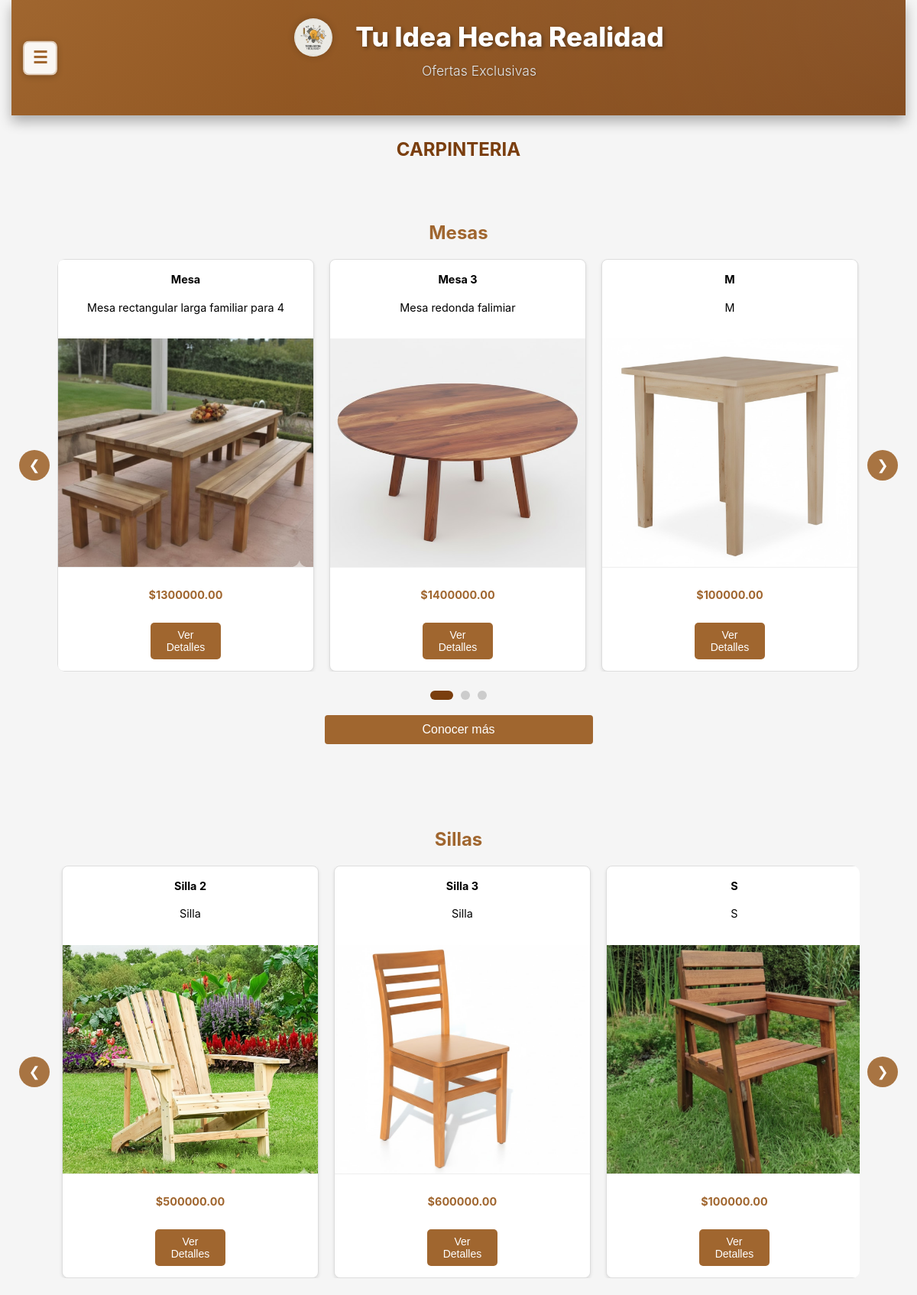
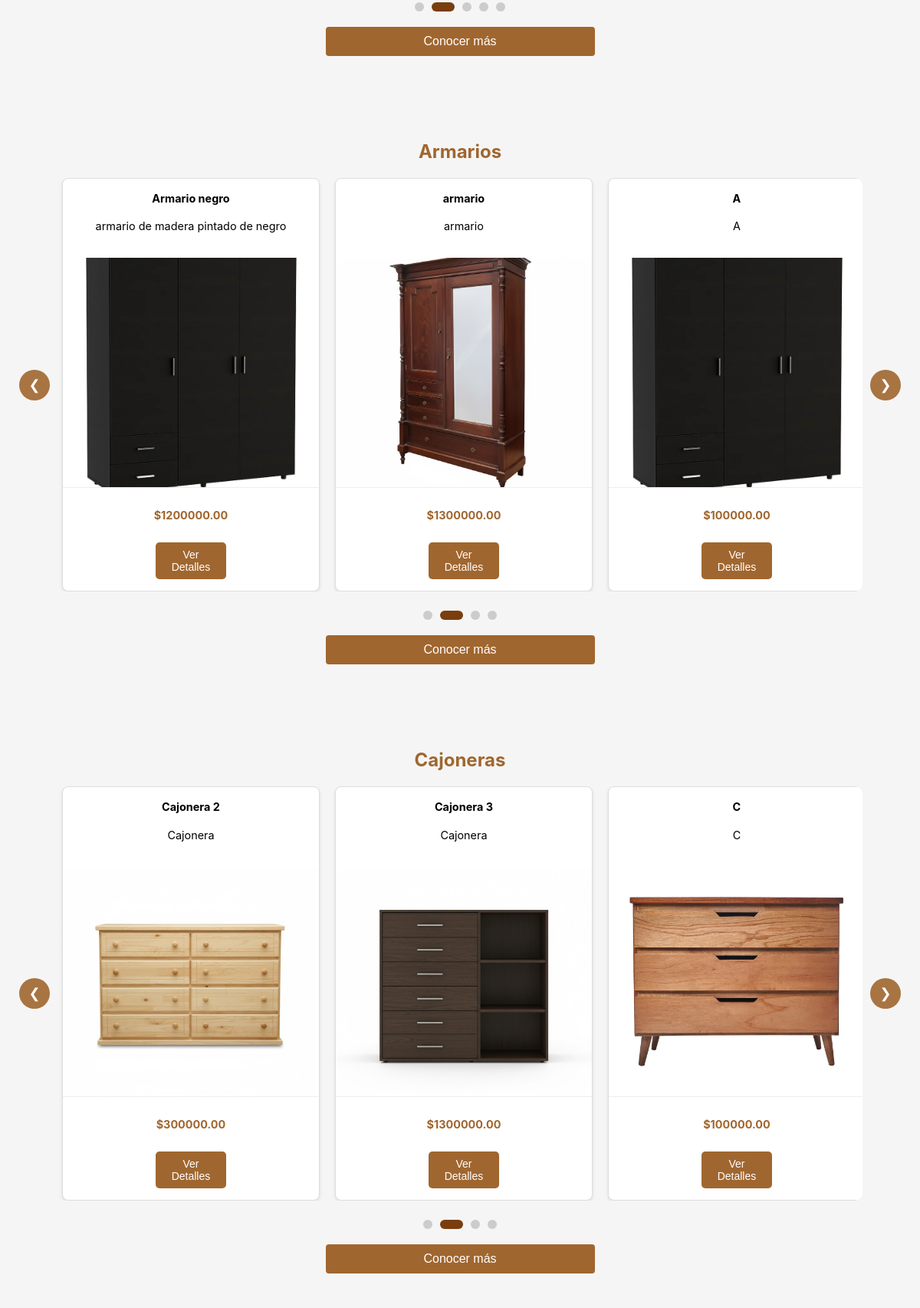
The page /productos/ (signed in, upper part) on the database its author committed (2 pictures, top to bottom).
### core/models.py (models this page shows)
class Mesas(models.Model):
    nombre1 = models.CharField(max_length=100)
    descripcion1 = models.CharField(max_length=250, default='', blank=True,null=True)
    precio1 = models.DecimalField(max_digits=10, decimal_places=2)
    imagen1 = models.ImageField(upload_to='uploads/productos/')
    cantidad_disponible = models.IntegerField(default=0)
    is_active = models.BooleanField(default=True)

class Sillas(models.Model):
    nombre2 = models.CharField(max_length=100)
    descripcion2 = models.CharField(max_length=250, default='', blank=True,null=True)
    precio2 = models.DecimalField(max_digits=10, decimal_places=2)
    imagen2 = models.ImageField(upload_to='uploads/productos/')
    cantidad_disponible = models.IntegerField(default=0)
    is_active = models.BooleanField(default=True)

class Armarios(models.Model):
    nombre3 = models.CharField(max_length=100)
    descripcion3 = models.CharField(max_length=250, default='', blank=True,null=True)
    precio3 = models.DecimalField(max_digits=10, decimal_places=2)
    imagen3 = models.ImageField(upload_to='uploads/productos/')
    cantidad_disponible = models.IntegerField(default=0)
    is_active = models.BooleanField(default=True)

class Cajoneras(models.Model):
    nombre4 = models.CharField(max_length=100)
    descripcion4 = models.CharField(max_length=250, default='', blank=True,null=True)
    precio4 = models.DecimalField(max_digits=10, decimal_places=2)
    imagen4 = models.ImageField(upload_to='uploads/productos/')
    cantidad_disponible = models.IntegerField(default=0)
    is_active = models.BooleanField(default=True)

### core/views.py (the view)
# urls.py: path('productos/',views.productos,name='productos'),
def productos(request):
    usernameCliente = request.session.get('usernameCliente')
    usuario = None
    if usernameCliente:
        try:
            usuario = UserClientes.objects.get(usernameCliente=usernameCliente)
        except UserClientes.DoesNotExist:
            pass
    mesas = Mesas.objects.filter(is_active=True)[:10]
    sillas = Sillas.objects.filter(is_active=True)[:10]
    armarios = Armarios.objects.filter(is_active=True)[:10]
    cajoneras = Cajoneras.objects.filter(is_active=True)[:10]
    escritorios = Escritorios.objects.filter(is_active=True)[:10]
    utensilios = Utensilios.objects.filter(is_active=True)[:10]
    context = {
        'usuario': usuario,
        'mesas': mesas,
        'sillas': sillas,
        'armarios': armarios,
        'cajoneras': cajoneras,
        'escritorios': escritorios,
        'utensilios': utensilios,
    }
    return render(request, 'core/productos.html', context)

### core/context_processors.py (called while the page is built, shortened)
def idea_notifications(request):
    username_cliente = request.session.get('usernameCliente')
    username_empresa = request.session.get('usernameEmpresa')
    has_notif = False
    try:
        if username_cliente:
            has_notif = MensajeIdea.objects.filter(
                idea__autor=username_cliente,
                remitente_tipo='empresa',
                leido=False
            ).exists()
    except Exception as e:
        print(f"Error en idea_notifications: {str(e)}")
        has_notif = False
    return {
        'has_idea_notifications': has_notif
    }

### core/templates/core/productos.html (shortened to what this page needs)
<!DOCTYPE html>
<html lang="es">
<head>
    {% load static %}
    <link rel="stylesheet" href="{% static 'core/css/styles.css' %}">
    <link rel="stylesheet" href="{% static 'core/css/responsive.css' %}">
</head>
<body>
<div class="main-content-wrapper">
  <header>
    <button class="sidebar-toggle" onclick="toggleSidebar()">☰</button>
    <h1>
      <img src="{% static 'core/img/Gemini_Generated_Image_tzay6utzay6utzay.jfif' %}" alt="Logo" class="header-logo">
      Tu Idea Hecha Realidad
    </h1>
    <p class="subtitulo">Ofertas Exclusivas</p>
  </header>
    <section>
        <div>
            <h2>CARPINTERIA</h2>
            <br>
        </div>
        <section class="seccion-at">
            <div>
                <h3>Mesas</h3>
                <div class="carousel-productos-container" data-categoria="mesas">
                    <button class="carousel-btn prev-btn" onclick="moveProductosCarousel('mesas', -1)">❮</button>
                    <div class="carousel-productos-wrapper">
                        <div class="carousel-productos-track" id="mesasTrack">
                            {% for mesa in mesas %}
                            <div class="articulo carousel-item">
                                <div>
                                    <div>
                                        <div class="contenido-articulo">
                                            <p><b>{{ mesa.nombre1 }}</b></p>
                                            <p>{{ mesa.descripcion1|truncatewords:15 }}</p>
                                        </div>
                                    </div>
                                </div>
                                {% if mesa.imagen1 %}
                                <img src="{{ mesa.imagen1.url }}" alt="{{ mesa.nombre1 }}">
                                {% else %}
                                <img src="{% static 'core/img/Mesa.jpg' %}" alt="{{ mesa.nombre1 }}">
                                {% endif %}
                                <div class="contenido-articulo">
                                    <p class="precio-destacado">${{ mesa.precio1 }}</p>
                                    <button class="btn-ver-detalles" onclick="mostrarDetalles('mesa', {{ mesa.id }}, '{{ mesa.nombre1|escapejs }}', '{{ mesa.descripcion1|escapejs }}', '{{ mesa.precio1 }}', '{% if mesa.imagen1 %}{{ mesa.imagen1.url }}{% else %}{% static 'core/img/Mesa.jpg' %}{% endif %}')">Ver Detalles</button>
                                </div>
                            </div>
                            {% empty %}
                            <div class="articulo carousel-item">
                                <div class="contenido-articulo">
                                    <p>No hay productos disponibles</p>
                                </div>
                            </div>
                            {% endfor %}
                        </div>
                    </div>
                    <button class="carousel-btn next-btn" onclick="moveProductosCarousel('mesas', 1)">❯</button>
                </div>
                <div class="carousel-indicators" id="mesasIndicators"></div>
                <br>
                <button><a href="{% url 'ceramica' %}">Conocer más</a></button>
            </div>
        </section>
        <br>
        <br>
        <section class="seccion-at">
            <div>
                <h3>Sillas</h3>
                <div class="carousel-productos-container" data-categoria="sillas">
                    <button class="carousel-btn prev-btn" onclick="moveProductosCarousel('sillas', -1)">❮</button>
                    <div class="carousel-productos-wrapper">
                        <div class="carousel-productos-track" id="sillasTrack">
                            {% for silla in sillas %}
                            <div class="articulo carousel-item">
                                <div>
                                    <div>
                                        <div class="contenido-articulo">
                                            <p><b>{{ silla.nombre2 }}</b></p>
                                            <p>{{ silla.descripcion2|truncatewords:15 }}</p>
                                        </div>
                                    </div>
                                </div>
                                {% if silla.imagen2 %}
                                <img src="{{ silla.imagen2.url }}" alt="{{ silla.nombre2 }}">
                                {% else %}
                                <img src="{% static 'core/img/Sillas.jpg' %}" alt="{{ silla.nombre2 }}">
                                {% endif %}
                                <div class="contenido-articulo">
                                    <p class="precio-destacado">${{ silla.precio2 }}</p>
                                    <button class="btn-ver-detalles" onclick="mostrarDetalles('silla', {{ silla.id }}, '{{ silla.nombre2|escapejs }}', '{{ silla.descripcion2|escapejs }}', '{{ silla.precio2 }}', '{% if silla.imagen2 %}{{ silla.imagen2.url }}{% else %}{% static 'core/img/Sillas.jpg' %}{% endif %}')">Ver Detalles</button>
                                </div>
                            </div>
                            {% empty %}
                            <div class="articulo carousel-item">
                                <div class="contenido-articulo">
                                    <p>No hay productos disponibles</p>
                                </div>
                            </div>
                            {% endfor %}
                        </div>
                    </div>
                    <button class="carousel-btn next-btn" onclick="moveProductosCarousel('sillas', 1)">❯</button>
                </div>
                <div class="carousel-indicators" id="sillasIndicators"></div>
                <br>
                <button><a href="{% url 'vidrieria' %}">Conocer más</a></button>
            </div>
        </section>
        <br>
        <br>
        <section class="seccion-at">
            <div>
                <h3>Armarios</h3>
                <div class="carousel-productos-container" data-categoria="armarios">
                    <button class="carousel-btn prev-btn" onclick="moveProductosCarousel('armarios', -1)">❮</button>
                    <div class="carousel-productos-wrapper">
                        <div class="carousel-productos-track" id="armariosTrack">
                            {% for armario in armarios %}
                            <div class="articulo carousel-item">
                                <div>
                                    <div>
                                        <div class="contenido-articulo">
                                            <p><b>{{ armario.nombre3 }}</b></p>
                                            <p>{{ armario.descripcion3|truncatewords:15 }}</p>
                                        </div>
                                    </div>
                                </div>
                                {% if armario.imagen3 %}
                                <img src="{{ armario.imagen3.url }}" alt="{{ armario.nombre3 }}">
                                {% else %}
                                <img src="{% static 'core/img/Armario.jpg' %}" alt="{{ armario.nombre3 }}">
                                {% endif %}
                                <div class="contenido-articulo">
                                    <p class="precio-destacado">${{ armario.precio3 }}</p>
                                    <button class="btn-ver-detalles" onclick="mostrarDetalles('armario', {{ armario.id }}, '{{ armario.nombre3|escapejs }}', '{{ armario.descripcion3|escapejs }}', '{{ armario.precio3 }}', '{% if armario.imagen3 %}{{ armario.imagen3.url }}{% else %}{% static 'core/img/Armario.jpg' %}{% endif %}')">Ver Detalles</button>
                                </div>
                            </div>
                            {% empty %}
                            <div class="articulo carousel-item">
                                <div class="contenido-articulo">
                                    <p>No hay productos disponibles</p>
                                </div>
                            </div>
                            {% endfor %}
                        </div>
                    </div>
                    <button class="carousel-btn next-btn" onclick="moveProductosCarousel('armarios', 1)">❯</button>
                </div>
                <div class="carousel-indicators" id="armariosIndicators"></div>
                <br>
                <button><a href="{% url 'carpinteria' %}">Conocer más</a></button>
            </div>
        </section>
        <br>
        <br>
        <section class="seccion-at">
            <div>
                <h3>Cajoneras</h3>
                <div class="carousel-productos-container" data-categoria="cajoneras">
                    <button class="carousel-btn prev-btn" onclick="moveProductosCarousel('cajoneras', -1)">❮</button>
                    <div class="carousel-productos-wrapper">
                        <div class="carousel-productos-track" id="cajonerasTrack">
                            {% for cajonera in cajoneras %}
                            <div class="articulo carousel-item">
                                <div>
                                    <div>
                                        <div class="contenido-articulo">
                                            <p><b>{{ cajonera.nombre4 }}</b></p>
                                            <p>{{ cajonera.descripcion4|truncatewords:15 }}</p>
                                        </div>
                                    </div>
                                </div>
                                {% if cajonera.imagen4 %}
                                <img src="{{ cajonera.imagen4.url }}" alt="{{ cajonera.nombre4 }}">
                                {% else %}
                                <img src="{% static 'core/img/Cajonera1.webp' %}" alt="{{ cajonera.nombre4 }}">
                                {% endif %}
                                <div class="contenido-articulo">
                                    <p class="precio-destacado">${{ cajonera.precio4 }}</p>
                                    <button class="btn-ver-detalles" onclick="mostrarDetalles('cajonera', {{ cajonera.id }}, '{{ cajonera.nombre4|escapejs }}', '{{ cajonera.descripcion4|escapejs }}', '{{ cajonera.precio4 }}', '{% if cajonera.imagen4 %}{{ cajonera.imagen4.url }}{% else %}{% static 'core/img/Cajonera1.webp' %}{% endif %}')">Ver Detalles</button>
                                </div>
                            </div>
                            {% empty %}
                            <div class="articulo carousel-item">
                                <div class="contenido-articulo">
                                    <p>No hay productos disponibles</p>
                                </div>
                            </div>
                            {% endfor %}
                        </div>
                    </div>
                    <button class="carousel-btn next-btn" onclick="moveProductosCarousel('cajoneras', 1)">❯</button>
                </div>
                <div class="carousel-indicators" id="cajonerasIndicators"></div>
                <br>
                <button><a href="{% url 'metaleria' %}">Conocer más</a></button>
            </div>
        </section>
        <br>
        <br>
        <br>
        <br>
    </section>
</div>
{% include 'core/floating_buttons.html' %}
{% include 'core/modal_notificaciones.html' %}
</body>
</html>

### core/static/core/css/responsive.css (style rules this page uses)
.sidebar-toggle { display: none; position: absolute; top: 50%; left: 15px; transform: translateY(-50%); z-index: 10; background: rgba(255, 255, 255, 0.95); color: #A0662F; border: 2px solid rgba(160, 102, 47, 0.3); width: 45px; height: 45px; border-radius: 8px; cursor: pointer; box-shadow: 0 2px 8px rgba(0, 0, 0, 0.2); transition: all 0.3s ease; font-size: 22px; align-items: center; justify-content: center; font-weight: bold; }
@media screen and (max-width: 1366px) { html, body { overflow-x: hidden; max-width: 100vw; width: 100%; } }
@media screen and (max-width: 1366px) { .sidebar-toggle { display: flex; } }
@media screen and (max-width: 1366px) { .main-content-wrapper { margin-left: 0 !important; width: 100% !important; padding: 0 15px 20px 15px; box-sizing: border-box; overflow-x: hidden; max-width: 100vw; } }
@media screen and (max-width: 1366px) { header { margin: 0 !important; width: 100% !important; padding: 1.5rem 1rem 1.5rem 70px !important; box-sizing: border-box; position: relative; } }
@media screen and (max-width: 1366px) { .main-content-wrapper > * { margin-left: auto; margin-right: auto; } }
@media screen and (min-width: 768px) and (max-width: 1366px) { header h1 { font-size: 2.2rem; } }
@media screen and (min-width: 768px) and (max-width: 1366px) { header .subtitulo { font-size: 1.1rem; } }
@media screen and (max-width: 1366px) { body { overflow-x: hidden; } }
@media screen and (max-width: 1366px) { * { max-width: 100%; } }

### rows shown on the page
Mesas: nombre1 "Mesa", descripcion1 "Mesa rectangular larga familiar para 4", imagen1 (picture), precio1 "1300000.00"
Mesas: nombre1 "Mesa 3", descripcion1 "Mesa redonda falimiar", imagen1 (picture), precio1 "1400000.00"
Mesas: nombre1 "M", descripcion1 "M", imagen1 (picture), precio1 "100000.00"
Sillas: nombre2 "Silla 2", descripcion2 "Silla", imagen2 (picture), precio2 "500000.00"
Sillas: nombre2 "Silla 3", descripcion2 "Silla", imagen2 (picture), precio2 "600000.00"
Sillas: nombre2 "S", descripcion2 "S", imagen2 (picture), precio2 "100000.00"
Armarios: nombre3 "Armario negro", descripcion3 "armario de madera pintado de negro", imagen3 (picture), precio3 "1200000.00"
Armarios: nombre3 "armario", descripcion3 "armario", imagen3 (picture), precio3 "1300000.00"
Armarios: nombre3 "A", descripcion3 "A", imagen3 (picture), precio3 "100000.00"
Cajoneras: nombre4 "Cajonera 2", descripcion4 "Cajonera", imagen4 (picture), precio4 "300000.00"
Cajoneras: nombre4 "Cajonera 3", descripcion4 "Cajonera", imagen4 (picture), precio4 "1300000.00"
Cajoneras: nombre4 "C", descripcion4 "C", imagen4 (picture), precio4 "100000.00"
